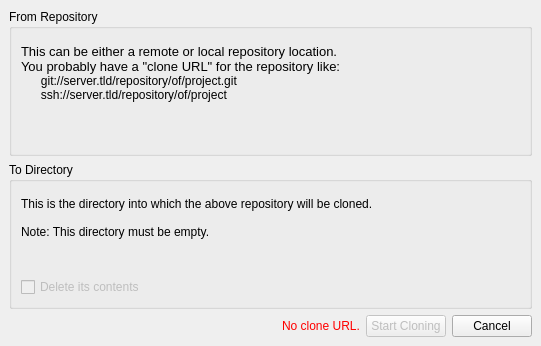
<?xml version="1.0" encoding="UTF-8"?>
<ui version="4.0">
 <class>CloneRepositoryDialog</class>
 <widget class="QDialog" name="CloneRepositoryDialog">
  <property name="geometry">
   <rect>
    <x>0</x>
    <y>0</y>
    <width>541</width>
    <height>346</height>
   </rect>
  </property>
  <property name="windowTitle">
   <string>Clone Repository</string>
  </property>
  <property name="windowIcon">
   <iconset>
    <normaloff>:/icons/16x16/actions/git-clone.png</normaloff>:/icons/16x16/actions/git-clone.png</iconset>
  </property>
  <layout class="QGridLayout" name="gridLayout_3">
   <property name="margin">
    <number>0</number>
   </property>
   <item row="0" column="0">
    <widget class="QStackedWidget" name="stackedWidget">
     <property name="currentIndex">
      <number>0</number>
     </property>
     <widget class="QWidget" name="page">
      <layout class="QGridLayout" name="gridLayout_4">
       <item row="0" column="0">
        <widget class="QGroupBox" name="groupBox">
         <property name="title">
          <string>From Repository</string>
         </property>
         <layout class="QGridLayout" name="gridLayout">
          <item row="0" column="0">
           <widget class="KUrlRequester" name="cloneUrlRequester"/>
          </item>
          <item row="1" column="0">
           <widget class="QLabel" name="label_3">
            <property name="sizePolicy">
             <sizepolicy hsizetype="Preferred" vsizetype="Expanding">
              <horstretch>0</horstretch>
              <verstretch>0</verstretch>
             </sizepolicy>
            </property>
            <property name="text">
             <string>&lt;!DOCTYPE HTML PUBLIC &quot;-//W3C//DTD HTML 4.0//EN&quot; &quot;http://www.w3.org/TR/REC-html40/strict.dtd&quot;&gt;
&lt;html&gt;&lt;head&gt;&lt;meta name=&quot;qrichtext&quot; content=&quot;1&quot; /&gt;&lt;style type=&quot;text/css&quot;&gt;
p, li { white-space: pre-wrap; }
&lt;/style&gt;&lt;/head&gt;&lt;body style=&quot; font-family:'Droid Sans'; font-size:10pt; font-weight:400; font-style:normal;&quot;&gt;
&lt;p style=&quot; margin-top:0px; margin-bottom:0px; margin-left:0px; margin-right:0px; -qt-block-indent:0; text-indent:0px;&quot;&gt;This can be either a remote or local repository location.&lt;/p&gt;
&lt;p style=&quot; margin-top:0px; margin-bottom:0px; margin-left:0px; margin-right:0px; -qt-block-indent:0; text-indent:0px;&quot;&gt;You probably have a &quot;clone URL&quot; for the repository like:&lt;/p&gt;
&lt;p style=&quot; margin-top:0px; margin-bottom:0px; margin-left:0px; margin-right:0px; -qt-block-indent:0; text-indent:0px;&quot;&gt;&lt;span style=&quot; font-size:9pt;&quot;&gt;      git://server.tld/&lt;/span&gt;&lt;span style=&quot; font-size:9pt;&quot;&gt;repository&lt;/span&gt;&lt;span style=&quot; font-size:9pt;&quot;&gt;/of/project.git&lt;/span&gt;&lt;/p&gt;
&lt;p style=&quot; margin-top:0px; margin-bottom:0px; margin-left:0px; margin-right:0px; -qt-block-indent:0; text-indent:0px;&quot;&gt;&lt;span style=&quot; font-size:9pt;&quot;&gt;      ssh://server.tld/&lt;/span&gt;&lt;span style=&quot; font-size:9pt;&quot;&gt;repository/of/project&lt;/span&gt;&lt;/p&gt;&lt;/body&gt;&lt;/html&gt;</string>
            </property>
            <property name="alignment">
             <set>Qt::AlignLeading|Qt::AlignLeft|Qt::AlignTop</set>
            </property>
            <property name="wordWrap">
             <bool>true</bool>
            </property>
           </widget>
          </item>
         </layout>
        </widget>
       </item>
       <item row="1" column="0">
        <widget class="QGroupBox" name="groupBox_2">
         <property name="title">
          <string>To Directory</string>
         </property>
         <layout class="QGridLayout" name="gridLayout_2">
          <item row="0" column="0">
           <widget class="KUrlRequester" name="localUrlRequester"/>
          </item>
          <item row="1" column="0">
           <widget class="QLabel" name="label_4">
            <property name="sizePolicy">
             <sizepolicy hsizetype="Preferred" vsizetype="Expanding">
              <horstretch>0</horstretch>
              <verstretch>0</verstretch>
             </sizepolicy>
            </property>
            <property name="text">
             <string>This is the directory into which the above repository will be cloned.

Note: This directory must be empty.</string>
            </property>
            <property name="alignment">
             <set>Qt::AlignLeading|Qt::AlignLeft|Qt::AlignTop</set>
            </property>
            <property name="wordWrap">
             <bool>true</bool>
            </property>
           </widget>
          </item>
          <item row="3" column="0">
           <widget class="QCheckBox" name="cleanLocalDirCheckBox">
            <property name="enabled">
             <bool>false</bool>
            </property>
            <property name="text">
             <string>Delete its contents</string>
            </property>
           </widget>
          </item>
         </layout>
        </widget>
       </item>
       <item row="2" column="0">
        <layout class="QHBoxLayout" name="horizontalLayout">
         <item>
          <spacer name="horizontalSpacer">
           <property name="orientation">
            <enum>Qt::Horizontal</enum>
           </property>
           <property name="sizeHint" stdset="0">
            <size>
             <width>40</width>
             <height>20</height>
            </size>
           </property>
          </spacer>
         </item>
         <item>
          <widget class="QLabel" name="errorLabel">
           <property name="styleSheet">
            <string>color: rgb(255, 0, 0);</string>
           </property>
           <property name="text">
            <string>No clone URL.</string>
           </property>
          </widget>
         </item>
         <item>
          <widget class="QPushButton" name="cloneButton">
           <property name="enabled">
            <bool>false</bool>
           </property>
           <property name="text">
            <string>Start Cloning</string>
           </property>
          </widget>
         </item>
         <item>
          <widget class="QPushButton" name="cancelButton">
           <property name="text">
            <string>Cancel</string>
           </property>
          </widget>
         </item>
        </layout>
       </item>
      </layout>
     </widget>
     <widget class="QWidget" name="page_2">
      <layout class="QGridLayout" name="gridLayout_5">
       <item row="0" column="0" colspan="2">
        <widget class="QLabel" name="cloningIconLabel">
         <property name="sizePolicy">
          <sizepolicy hsizetype="Preferred" vsizetype="Preferred">
           <horstretch>1</horstretch>
           <verstretch>0</verstretch>
          </sizepolicy>
         </property>
         <property name="text">
          <string>.</string>
         </property>
         <property name="pixmap">
          <pixmap>:/icons/64x64/status/cloning.png</pixmap>
         </property>
         <property name="alignment">
          <set>Qt::AlignCenter</set>
         </property>
        </widget>
       </item>
       <item row="0" column="2">
        <widget class="QLabel" name="label_2">
         <property name="sizePolicy">
          <sizepolicy hsizetype="Preferred" vsizetype="Expanding">
           <horstretch>5</horstretch>
           <verstretch>0</verstretch>
          </sizepolicy>
         </property>
         <property name="text">
          <string>Cloning has started.

Depending on the size of the repository this can take from a few seconds up to several minutes.</string>
         </property>
         <property name="wordWrap">
          <bool>true</bool>
         </property>
        </widget>
       </item>
       <item row="2" column="0" colspan="2">
        <widget class="QLabel" name="countingObjectsIconLabel">
         <property name="text">
          <string>.</string>
         </property>
         <property name="pixmap">
          <pixmap>:/icons/32x32/status/finished.png</pixmap>
         </property>
         <property name="alignment">
          <set>Qt::AlignRight|Qt::AlignTrailing|Qt::AlignVCenter</set>
         </property>
        </widget>
       </item>
       <item row="2" column="2">
        <widget class="QLabel" name="countingObjectsLabel">
         <property name="sizePolicy">
          <sizepolicy hsizetype="Preferred" vsizetype="Expanding">
           <horstretch>0</horstretch>
           <verstretch>0</verstretch>
          </sizepolicy>
         </property>
         <property name="text">
          <string>Counting objects ...</string>
         </property>
         <property name="wordWrap">
          <bool>true</bool>
         </property>
        </widget>
       </item>
       <item row="3" column="0" colspan="2">
        <widget class="QLabel" name="compressingObjectsIconLabel">
         <property name="text">
          <string>.</string>
         </property>
         <property name="pixmap">
          <pixmap>:/icons/32x32/status/finished.png</pixmap>
         </property>
         <property name="alignment">
          <set>Qt::AlignRight|Qt::AlignTrailing|Qt::AlignVCenter</set>
         </property>
        </widget>
       </item>
       <item row="3" column="2">
        <widget class="QLabel" name="compressingObjectsLabel">
         <property name="sizePolicy">
          <sizepolicy hsizetype="Preferred" vsizetype="Expanding">
           <horstretch>0</horstretch>
           <verstretch>0</verstretch>
          </sizepolicy>
         </property>
         <property name="text">
          <string>Compressing objects ...</string>
         </property>
         <property name="wordWrap">
          <bool>true</bool>
         </property>
        </widget>
       </item>
       <item row="4" column="0" colspan="2">
        <widget class="QLabel" name="receivingObjectsIconLabel">
         <property name="text">
          <string>.</string>
         </property>
         <property name="pixmap">
          <pixmap>:/icons/32x32/status/finished.png</pixmap>
         </property>
         <property name="alignment">
          <set>Qt::AlignRight|Qt::AlignTrailing|Qt::AlignVCenter</set>
         </property>
        </widget>
       </item>
       <item row="4" column="2">
        <widget class="QLabel" name="receivingObjectsLabel">
         <property name="sizePolicy">
          <sizepolicy hsizetype="Preferred" vsizetype="Expanding">
           <horstretch>0</horstretch>
           <verstretch>0</verstretch>
          </sizepolicy>
         </property>
         <property name="text">
          <string>Receiving objects ...</string>
         </property>
         <property name="wordWrap">
          <bool>true</bool>
         </property>
        </widget>
       </item>
       <item row="5" column="0" colspan="2">
        <widget class="QLabel" name="resolvingDeltasIconLabel">
         <property name="text">
          <string>.</string>
         </property>
         <property name="pixmap">
          <pixmap>:/icons/32x32/status/finished.png</pixmap>
         </property>
         <property name="alignment">
          <set>Qt::AlignRight|Qt::AlignTrailing|Qt::AlignVCenter</set>
         </property>
        </widget>
       </item>
       <item row="5" column="2">
        <widget class="QLabel" name="resolvingDeltasLabel">
         <property name="sizePolicy">
          <sizepolicy hsizetype="Preferred" vsizetype="Expanding">
           <horstretch>0</horstretch>
           <verstretch>0</verstretch>
          </sizepolicy>
         </property>
         <property name="text">
          <string>Resolving deltas ...</string>
         </property>
         <property name="wordWrap">
          <bool>true</bool>
         </property>
        </widget>
       </item>
       <item row="6" column="0" colspan="2">
        <widget class="QLabel" name="cloningFinishedIconLabel">
         <property name="text">
          <string>.</string>
         </property>
         <property name="pixmap">
          <pixmap>:/icons/32x32/status/finished.png</pixmap>
         </property>
         <property name="alignment">
          <set>Qt::AlignRight|Qt::AlignTrailing|Qt::AlignVCenter</set>
         </property>
        </widget>
       </item>
       <item row="6" column="2">
        <widget class="QLabel" name="cloningFinishedLabel">
         <property name="sizePolicy">
          <sizepolicy hsizetype="Preferred" vsizetype="Expanding">
           <horstretch>0</horstretch>
           <verstretch>0</verstretch>
          </sizepolicy>
         </property>
         <property name="text">
          <string>Cloning has finished.</string>
         </property>
         <property name="wordWrap">
          <bool>true</bool>
         </property>
        </widget>
       </item>
       <item row="7" column="0" colspan="3">
        <layout class="QHBoxLayout" name="horizontalLayout_2">
         <item>
          <spacer name="horizontalSpacer_2">
           <property name="orientation">
            <enum>Qt::Horizontal</enum>
           </property>
           <property name="sizeHint" stdset="0">
            <size>
             <width>40</width>
             <height>20</height>
            </size>
           </property>
          </spacer>
         </item>
         <item>
          <widget class="QPushButton" name="finishedButton">
           <property name="enabled">
            <bool>false</bool>
           </property>
           <property name="text">
            <string>Finished</string>
           </property>
          </widget>
         </item>
        </layout>
       </item>
       <item row="1" column="0" colspan="3">
        <widget class="Line" name="line">
         <property name="orientation">
          <enum>Qt::Horizontal</enum>
         </property>
        </widget>
       </item>
      </layout>
     </widget>
    </widget>
   </item>
  </layout>
 </widget>
 <customwidgets>
  <customwidget>
   <class>KUrlRequester</class>
   <extends>QFrame</extends>
   <header>kurlrequester.h</header>
  </customwidget>
 </customwidgets>
 <tabstops>
  <tabstop>cloneUrlRequester</tabstop>
  <tabstop>localUrlRequester</tabstop>
  <tabstop>cloneButton</tabstop>
  <tabstop>cancelButton</tabstop>
 </tabstops>
 <resources/>
 <connections>
  <connection>
   <sender>cancelButton</sender>
   <signal>clicked()</signal>
   <receiver>CloneRepositoryDialog</receiver>
   <slot>reject()</slot>
   <hints>
    <hint type="sourcelabel">
     <x>494</x>
     <y>315</y>
    </hint>
    <hint type="destinationlabel">
     <x>179</x>
     <y>240</y>
    </hint>
   </hints>
  </connection>
  <connection>
   <sender>finishedButton</sender>
   <signal>clicked()</signal>
   <receiver>CloneRepositoryDialog</receiver>
   <slot>accept()</slot>
   <hints>
    <hint type="sourcelabel">
     <x>482</x>
     <y>316</y>
    </hint>
    <hint type="destinationlabel">
     <x>335</x>
     <y>0</y>
    </hint>
   </hints>
  </connection>
 </connections>
</ui>
